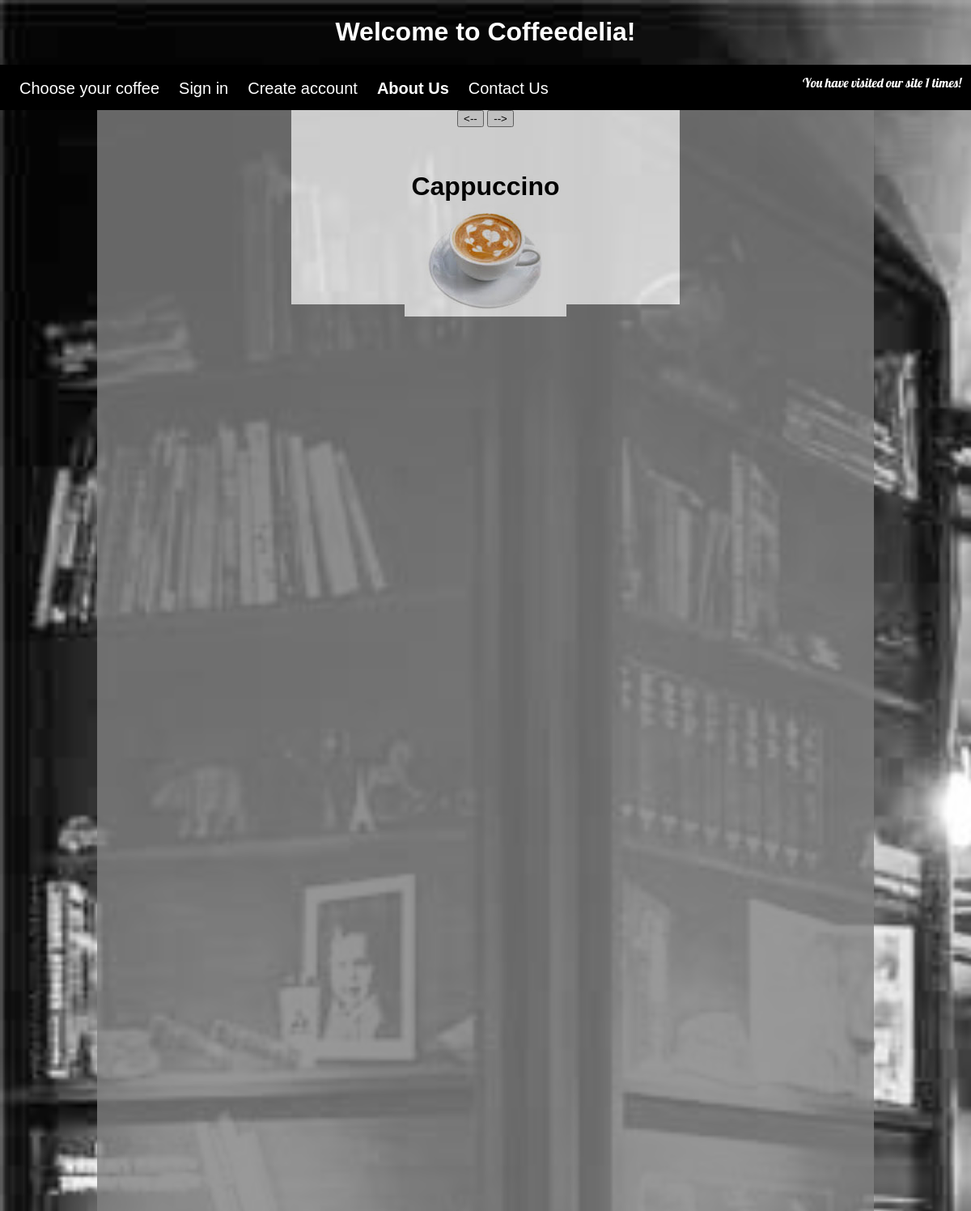
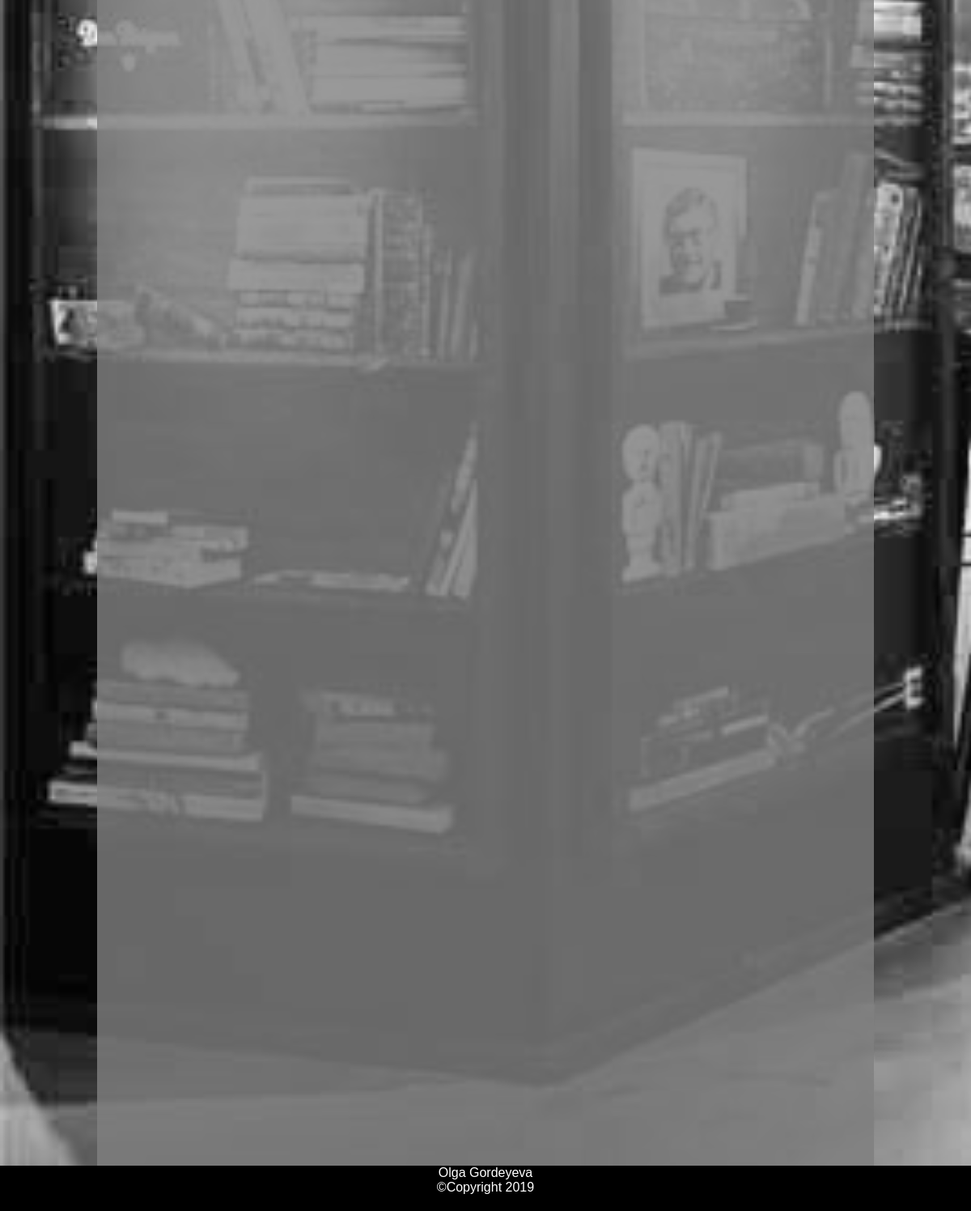
The page /?p=about on the database its author committed (2 pictures, top to bottom).
### tables this page shows
CREATE TABLE `navmenu` (
  `navMenuID` int(10) UNSIGNED NOT NULL,
  `pageID` int(10) UNSIGNED NOT NULL,
  `label` varchar(32) NOT NULL,
  `menuOrder` int(11) NOT NULL
);

### include/sections/init.php (called while the page is built, shortened)
<?php
$host = '127.0.0.1';
$db   = 'site';
$charset = 'utf8mb4';
$dsn = "mysql:host=$host;dbname=$db;charset=$charset";
$user = 'db_user';
$pass = 'VecrofEyQfcu6H5g';
$options[PDO::ATTR_ERRMODE] = PDO::ERRMODE_EXCEPTION;
$options[PDO::ATTR_DEFAULT_FETCH_MODE] = PDO::FETCH_ASSOC;
$options[PDO::ATTR_EMULATE_PREPARES] = false;
try {
  $pdo = new PDO($dsn, $user, $pass, $options);
} catch (PDOException $e) {
  throw new PDOException($e->getMessage(), (int)$e->getCode());
}
$sql = 'SELECT * FROM page WHERE pageKey = ?';
$page_query = $pdo->prepare($sql);
if (isset($_GET['p'])) {
  $tmp = trim(strtolower(strip_tags($_GET['p'])));
  $page_query->execute([$tmp]);
  if ($page_query->rowCount() == 1) {
    $page_data = $page_query->fetch();
  } else {
    $page_query->execute(['home']);
    $page_data = $page_query->fetch();
  }
} else {
  $page_query->execute(['home']);
  $page_data = $page_query->fetch();
}

### index.php (the view, shortened to what this page needs)
<?php
require_once('include/classes/NavMenu.php');
require_once('include/sections/init.php');
?>
<!DOCTYPE html>
<html>
<head>
    <link rel="stylesheet" type="text/css" media="screen" href="main.css">
</head>
<body>
    <header>
        <?php
        include('include/sections/header.php');
        include('include/sections/menu.php');
        ?>
        <div class="wrapper ">
            <?php
            $fp = 'include/pages/' . $page_data['filename'];
            if (file_exists($fp)) {
              include($fp);
            }
            include('include/sections/footer.php');
            ?>

### include/classes/NavMenu.php (shortened to what this page needs)
<?php
class NavMenu
{
  private $id;
  private $menuItems = array();
  public function __construct($id = 'mainnav', $rows = null)
  {
    $this->id = $id;
  }
  public function loadData($sql)
  {
    $pdo = $GLOBALS['pdo'];
    $this->loadRows($pdo->query($sql));
  }
  public function __toString()
  {
    $output = '<nav id="' . $this->id . '">';
    foreach ($this->menuItems as $item) {
      $output .= '<a class="' . ($item['active'] ? 'active' : 'inactive') . '" href="?p=' . $item['key'] . '">' .
        $item['label'] . '</a>';
    }
    $output .= include('include/sections/visit.php');
    $output .= '</nav>';
    return $output;
  }
  public function setActive($key = '')
  {
    foreach ($this->menuItems as $i => $item) {
      if ($item['key'] == $key) {
        $this->menuItems[$i]['active'] = true;
      } else {
        $this->menuItems[$i]['active'] = false;
      }
    }
  }
  public function addItem($key, $label, $order = 0)
  {
    $key = trim(strtolower(str_replace(' ', '', $key)));
    $this->menuItems[] = array(
      'key' => $key,
      'label' => $label,
      'order' => $order,
      'active' => false
    );
    usort($this->menuItems, function ($a, $b) {
      if ($a['order'] == $b['order']) {
        return 0;
      }
      if ($a['order'] > $b['order']) {
        return 1;
      }
      return -1;
    });
  }
}

### main.css (style rules this page uses)
body { margin: 0; background-image: url("img/main_background1.jpg"); background-repeat: no-repeat; background-size: cover; font-family: "Franklin Gothic Medium", "Arial Narrow", Arial, sans-serif; }
nav > a { display: inline-block; text-decoration: none; color: white; font-family: "Franklin Gothic Medium", "Arial Narrow", Arial, sans-serif; font-size: 20px; margin-top: 1.5%; margin-left: 2%; }
nav { background-color: black; height: 7vh; }
.active { font-weight: bold; }
.wrapper { width: 80%; background-color: grey; opacity: 0.8; height: 350vh; margin: 0 auto; }

### rows shown on the page
navmenu: label "Choose your coffee"
navmenu: label "Sign in"
navmenu: label "Create account"
navmenu: label "About Us"
navmenu: label "Contact Us"

### other values the page prints
$visit "1"
